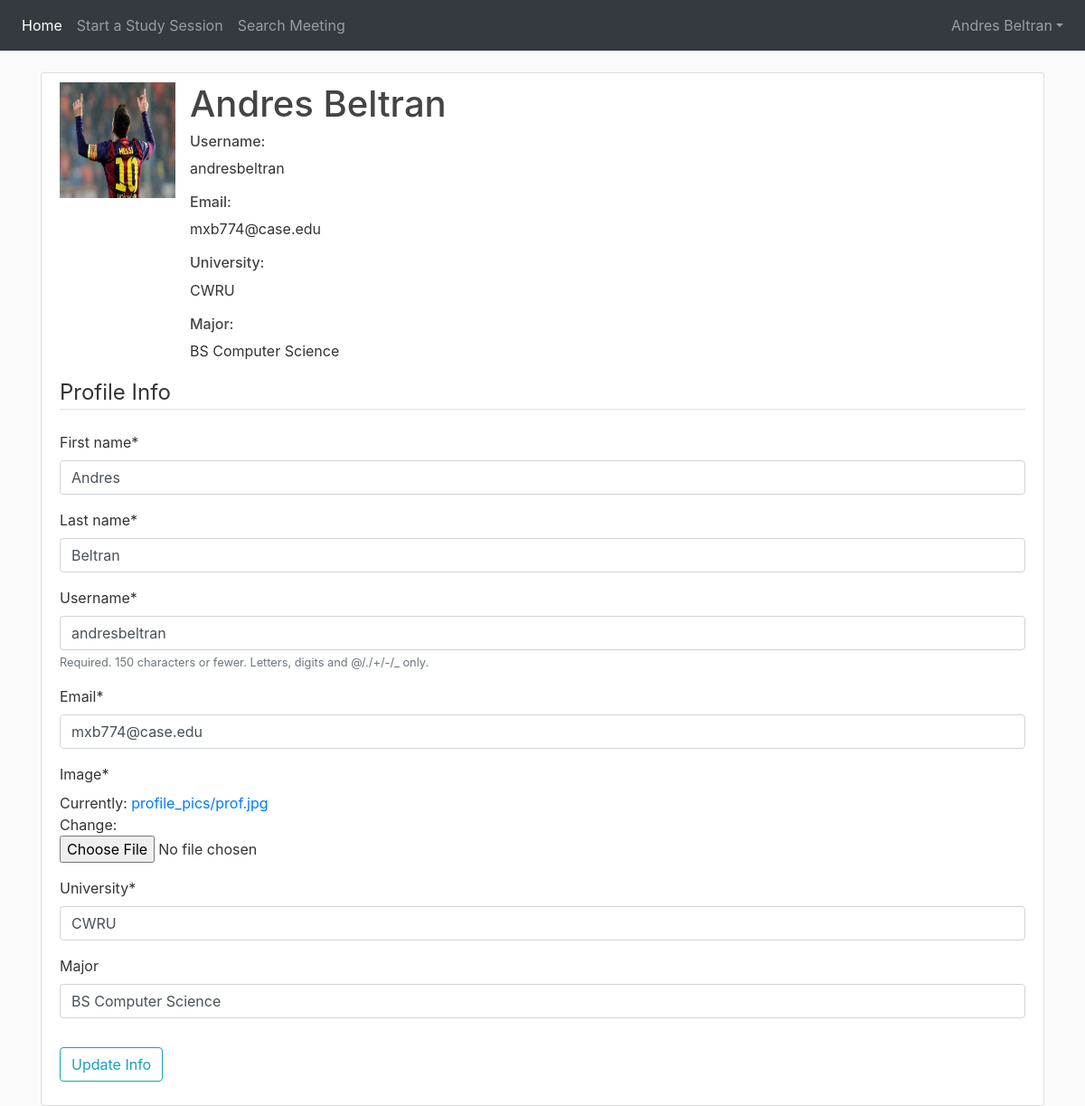
The app's page /profile/9/ (signed in) with its own data.
### USERS/models.py (models this page shows, shortened)
class Profile(models.Model):
    user = models.OneToOneField(User, on_delete=models.CASCADE)
    image = models.ImageField(default='default.jpg', upload_to='profile_pics')
    university = models.CharField(max_length=50, default="No University")
    major = models.CharField(max_length=20, default="Undecided")

### USERS/views.py (the view, shortened to what this page needs)
# urls.py: path('profile/<int:pk>/', user_views.ProfileDetailView.as_view(), name='profile'),
class ProfileDetailView(LoginRequiredMixin, DetailView):
    model = Profile
    template_name = 'USERS/profile.html'
    def get_context_data(self, **kwargs):
        context = super().get_context_data(**kwargs)
        u_form = UserUpdateForm(instance=self.request.user)
        p_form = ProfileUpdateForm(instance=self.request.user.profile)
        context['u_form'] = u_form
        context['p_form'] = p_form
        return context

### USERS/forms.py
class UserUpdateForm(forms.ModelForm):
    email = forms.EmailField()
    first_name = forms.CharField(max_length=30, required=True)
    last_name = forms.CharField(max_length=30, required=True)
    class Meta:
        model = User
        fields = ['first_name', 'last_name', 'username', 'email']

class ProfileUpdateForm(forms.ModelForm):
    university = forms.CharField(max_length=50, required=True)
    major = forms.CharField(max_length=20, required=False)
    class Meta:
        model = Profile
        fields = ['image', 'university', 'major']

### USERS/templates/USERS/profile.html (shortened to what this page needs)
{% extends "USERS/base.html" %}
{% load crispy_forms_tags %}
{% block content %}
<div class="content-section">
      <div class="media">
      <img class="mr-3" style="width: 128px; height: 128px" src={{ object.image.url }} >
      <div class="media-body">
       <h1 class="mt-0">{{ object.user.first_name }} {{ object.user.last_name }}</h1>
          <h6>Username:</h6>
          <p>{{ object.user.username }}</p>
          <h6>Email:</h6>
          <p>{{ object.user.email }}</p>
          <h6>University:</h6>
          <p>{{ object.university }}</p>
          <h6>Major:</h6>
          <p>{{ object.major }}</p>
      </div>
    </div>
    {% if user.username == object.user.username %}
        <form method="POST" enctype="multipart/form-data">
            <fieldset class="form-group">
                <legend class="border-bottom mb-4">Profile Info</legend>
                {{ u_form|crispy }}
                {{ p_form|crispy }}
            </fieldset>
            <div class="form-group">
                 <button class ="btn btn-outline-info" type="submit">Update Info</button>
            </div>
        </form>
    {% endif %}
</div>
{% endblock content %}

### USERS/templates/USERS/navbar.html (shortened to what this page needs)
<nav class="navbar navbar-expand-lg navbar-dark bg-dark fixed-top">
    <div class="collapse navbar-collapse" id="navbarsExampleDefault">
            <ul class="navbar-nav mr-auto">
                <li class="nav-item active">
                    <a class="nav-link" href="{% url 'meetings-list' %}">Home <span class="sr-only">(current)</span></a>
                </li>
                <li class="nav-item">
                    <a class="nav-link" href="{% url 'meeting-create' %}">Start a Study Session</a>
                </li>
                <li class="nav-item">
                    <a class="nav-link" href="{% url 'meeting-search' %}">Search Meeting</a>
                </li>
            </ul>
            <ul class="navbar-nav ml-auto nav-flex-icons">
                <li class="nav-item dropdown">
                    <a class="nav-link dropdown-toggle" href="#" id="dropdown01" data-toggle="dropdown"
                       aria-haspopup="true" aria-expanded="false">
                     {{ user.first_name }} {{ user.last_name }}</a>
                </li>
            </ul>
        </div>
    </nav>

### USERS/static/USERS/main.css (style rules this page uses)
body { background: #fafafa; color: #333333; margin-top: 5rem; }
h1, h2, h3, h4, h5, h6 { color: #444444; }
ul { margin: 0; }
.content-section { background: #ffffff; padding: 10px 20px; border: 1px solid #dddddd; border-radius: 3px; margin-bottom: 20px; }

### records on screen
Profile: image (picture), user.first_name "Andres", user.last_name "Beltran", user.username "andresbeltran", user.email "mxb774@case.edu", university "CWRU", major "BS Computer Science"

### other values on screen
{{ user.first_name }} "Andres"
{{ user.last_name }} "Beltran"
